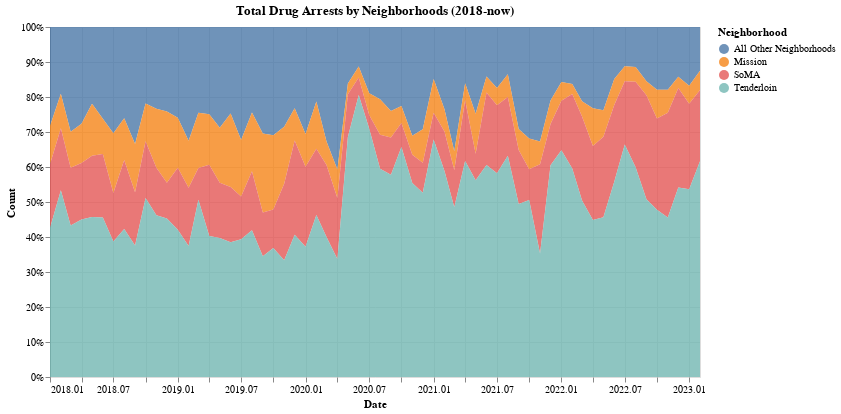

Notebook code cell kept with this figure:
### Code cell
# Visualization
alt.Chart(filtered_da_viz).mark_area(size=9,opacity=0.8).encode(
    x= alt.X('incident_date:T',title='Date',axis=alt.Axis(domain=False, format='%Y.%m')),
    y= alt.Y('count:Q',stack = 'normalize',title = 'Count'),
    color=alt.Color("viz1",legend=alt.Legend(title='Neighborhood', values=['All Other Neighborhoods','Mission', 'SoMA','Tenderloin'])),
    tooltip = [alt.Tooltip('incident_date_2',title = 'Date'),alt.Tooltip('count',title='Drug Arrests'),alt.Tooltip('viz1',title='Neighborhood')]
).properties(
    width=650,
    height=350,
    title='Total Drug Arrests by Neighborhoods (2018-now)'
)

### Figure 1 — Vega-Lite specification as saved in the notebook (floating-point values rounded to 4 significant figures; data arrays with more than 128 entries replaced by an {"elided": "..."} marker saying what was removed)
{"config": {"view": {"continuousWidth": 300, "continuousHeight": 300}}, "data": {"name": "data-dd57f7af62fc0bc7b14eaec69eff1491"}, "mark": {"type": "area", "opacity": 0.8, "size": 9}, "encoding": {"color": {"field": "viz1", "legend": {"title": "Neighborhood", "values": ["All Other Neighborhoods", "Mission", "SoMA", "Tenderloin"]}, "type": "nominal"}, "tooltip": [{"field": "incident_date_2", "title": "Date", "type": "nominal"}, {"field": "count", "title": "Drug Arrests", "type": "quantitative"}, {"field": "viz1", "title": "Neighborhood", "type": "nominal"}], "x": {"axis": {"domain": false, "format": "%Y.%m"}, "field": "incident_date", "title": "Date", "type": "temporal"}, "y": {"field": "count", "stack": "normalize", "title": "Count", "type": "quantitative"}}, "height": 350, "title": "Total Drug Arrests by Neighborhoods (2018-now)", "width": 650, "$schema": "https://vega.github.io/schema/vega-lite/v5.6.1.json", "datasets": {"data-dd57f7af62fc0bc7b14eaec69eff1491": {"elided": "248 records"}}}
